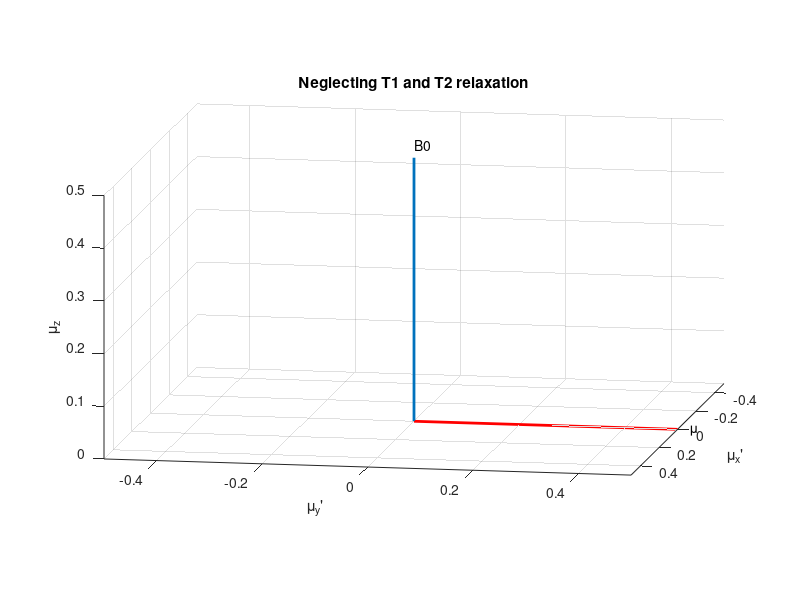
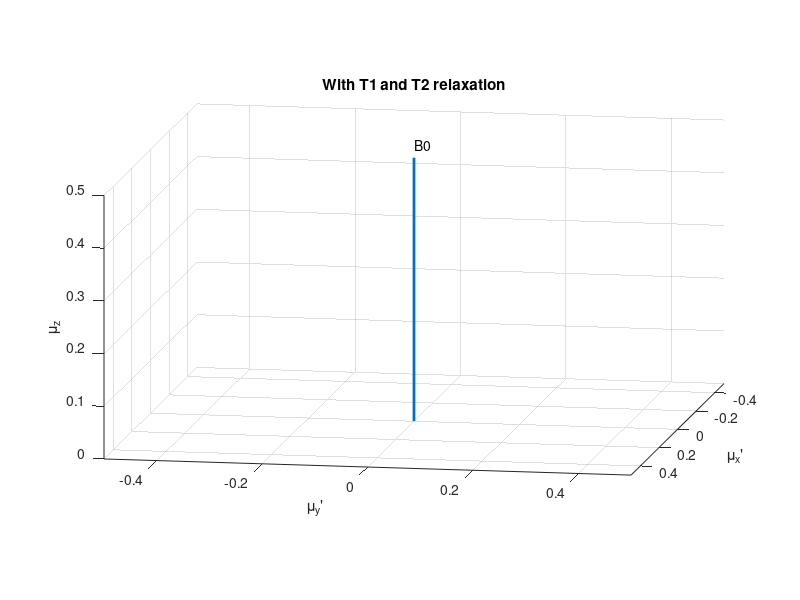

MATLAB code for these plots, in order: (Note: this script raises an error after producing the figures.)
%%
clear all
close all
%% create the video writer object
% video = VideoSetup('Q3_part3_vid_neglecting_relaxation');
% video.open();
%Q3 parts 3
mu=0.5;
figure;
h0=subplot(1,1,1)
hold on;
axis equal;
view(100, 10);
xlabel('\mu_x''');
ylabel('\mu_y''');
zlabel('\mu_z');
xlim([-0.5 0.5]);
ylim([-0.5 0.5]);
zlim([0 0.5]);
grid on;

B0=[0 0 mu];
plot3([0 B0(1)], [0 B0(2)],...
     [0 B0(3)], 'Linestyle', '-', 'LineWidth', 2);
vecMu=mu.*[0 1 0];
hVecMu = plot3([0 vecMu(1)], [0 vecMu(2)],...
     [0 vecMu(3)],'color','r', 'Linestyle', '-', 'LineWidth', 2);
labelPosition=1.05*B0;
label='B0';
text(labelPosition(1),labelPosition(2),labelPosition(3),label);
labelPosition=1.05*vecMu;
label='\mu';
text(labelPosition(1),labelPosition(2),labelPosition(3),label);
title('Neglecting T1 and T2 relaxation')

% for i=1:200
%     VideoAddFrame(video, h);
%     pause(0.05)
% end
% video.close();
%%
% video = VideoSetup('Q3_part3_vid_including_relaxation');
% video.open();
mu=0.5;
theta=pi./2;
phi=pi./2;

vecMu = mu*[cos(phi)*sin(theta) sin(phi)*sin(theta) cos(theta)]';
vecMu0=vecMu;

noOfSteps = 500;
w0=(2./3).*pi;
w=0;

h=figure;
h1=subplot(1,1,1);
hold on;
axis equal;
view(100, 10);
xlabel('\mu_x''');
ylabel('\mu_y''');
zlabel('\mu_z');
xlim([-0.5 0.5]);
ylim([-0.5 0.5]);
zlim([0 0.5]);
grid on;

T1=10;
T2=5;
t=linspace(0,3.*T1,noOfSteps);

B0=[0 0 mu];
plot3([0 B0(1)], [0 B0(2)],...
     [0 B0(3)], 'Linestyle', '-', 'LineWidth', 2);
hold on
labelPosition=1.05*B0;
label='B0';
text(labelPosition(1),labelPosition(2),labelPosition(3),label);
title('With T1 and T2 relaxation')
% VideoAddFrame(video, h);
for i=0:noOfSteps-1
    
    hVecMu = plotSpin3(h1, vecMu);
    
    vecMu(1)=exp(-t(i+1)./T2).*((vecMu0(1).*cos(w.*t(i+1)))+(vecMu0(2).*sin(w.*t(i+1))));
    vecMu(2)=exp(-t(i+1)./T2).*((vecMu0(2).*cos(w.*t(i+1)))-(vecMu0(1).*sin(w.*t(i+1))));
    vecMu(3)=(vecMu0(3).*(exp(-t(i+1)./T1)))+mu.*(1-exp(-t(i+1)./T1));  
%     VideoAddFrame(video, h);
    pause(0.0005);
    

end
% video.close();